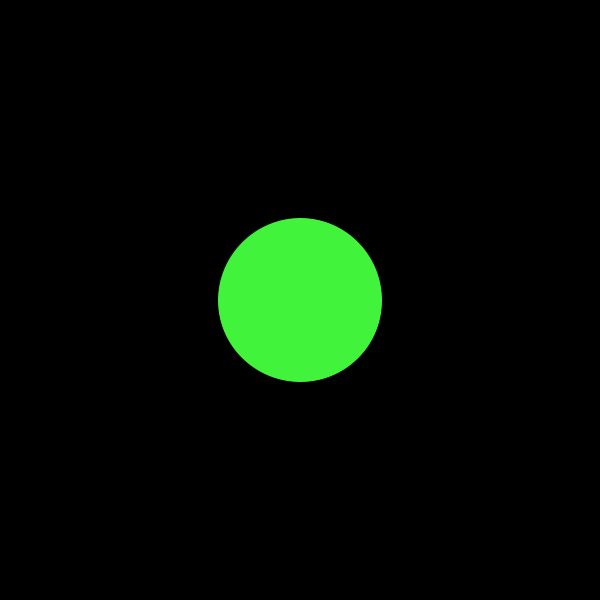
Frame 1 (no input)
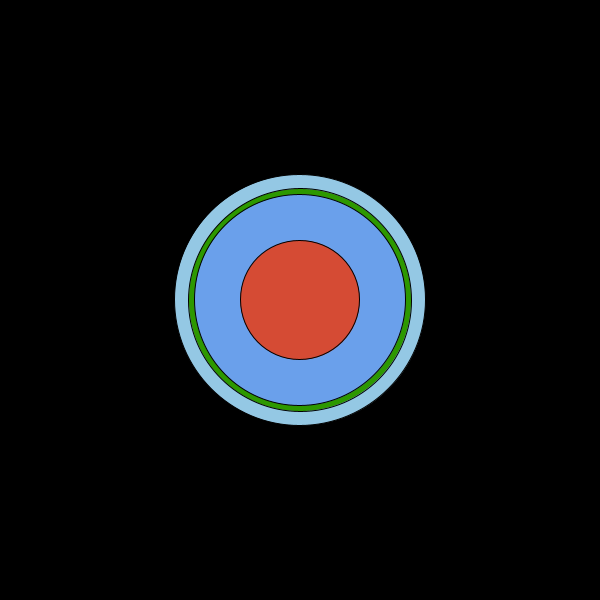
Frame 60 (the mouse pressed at the canvas centre just before this capture)
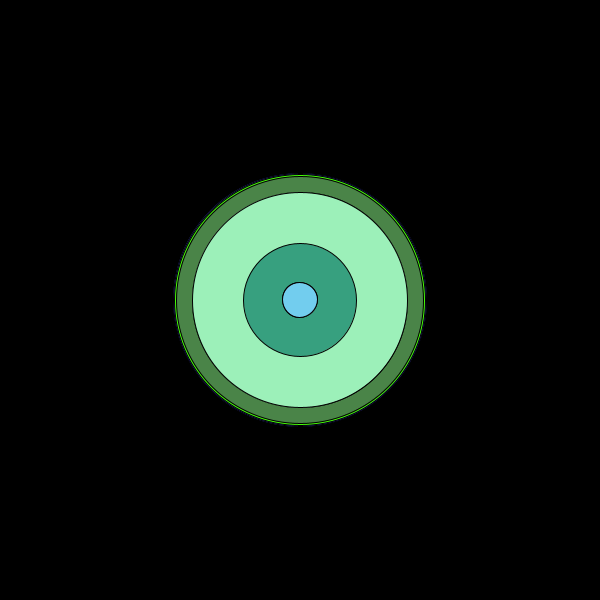
Frame 120 (the mouse held since frame 60 and released just before this capture)

The Processing sketch that drew these frames (run headless with seeded random() and noise(); from frame 60 on, the mouse is pressed at the canvas centre):

// Processing sketch: processing_79859
// ── processing_79859.pde

void setup() {
  size(600,600);
  smooth();
  background(0);
  mouseX=width/2;
  mouseY=height/2;
  frameRate(50);
}
void draw() {
  float r = random(255);
  fill( random (256), random (256), random (256));
  ellipse(mouseX,mouseY,r,r);
}
